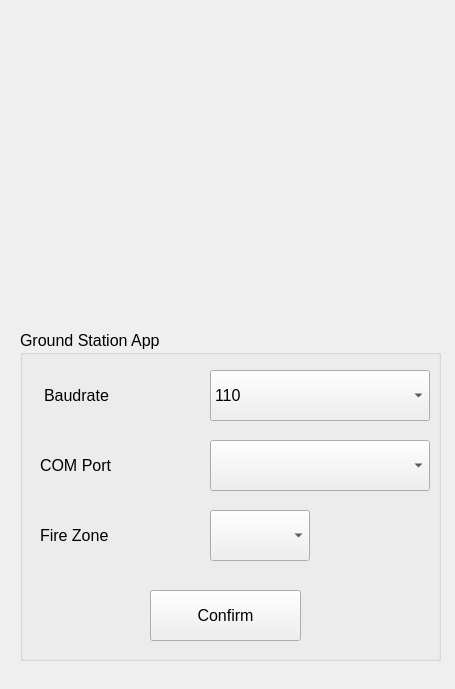
<?xml version="1.0" encoding="UTF-8"?>
<ui version="4.0">
 <class>GroundAppEntry</class>
 <widget class="QMainWindow" name="GroundAppEntry">
  <property name="geometry">
   <rect>
    <x>0</x>
    <y>0</y>
    <width>455</width>
    <height>689</height>
   </rect>
  </property>
  <property name="sizePolicy">
   <sizepolicy hsizetype="Fixed" vsizetype="Fixed">
    <horstretch>0</horstretch>
    <verstretch>0</verstretch>
   </sizepolicy>
  </property>
  <property name="minimumSize">
   <size>
    <width>455</width>
    <height>689</height>
   </size>
  </property>
  <property name="maximumSize">
   <size>
    <width>455</width>
    <height>689</height>
   </size>
  </property>
  <property name="windowTitle">
   <string>MainWindow</string>
  </property>
  <widget class="QWidget" name="centralwidget">
   <widget class="QGroupBox" name="groupBox">
    <property name="geometry">
     <rect>
      <x>20</x>
      <y>330</y>
      <width>421</width>
      <height>331</height>
     </rect>
    </property>
    <property name="sizePolicy">
     <sizepolicy hsizetype="Expanding" vsizetype="Expanding">
      <horstretch>0</horstretch>
      <verstretch>0</verstretch>
     </sizepolicy>
    </property>
    <property name="font">
     <font>
      <family>MS Shell Dlg 2</family>
      <pointsize>12</pointsize>
      <weight>50</weight>
      <italic>false</italic>
      <bold>false</bold>
     </font>
    </property>
    <property name="styleSheet">
     <string notr="true"/>
    </property>
    <property name="title">
     <string>Ground Station App</string>
    </property>
    <widget class="QComboBox" name="PortList">
     <property name="geometry">
      <rect>
       <x>190</x>
       <y>110</y>
       <width>220</width>
       <height>51</height>
      </rect>
     </property>
     <property name="sizePolicy">
      <sizepolicy hsizetype="Fixed" vsizetype="Fixed">
       <horstretch>0</horstretch>
       <verstretch>0</verstretch>
      </sizepolicy>
     </property>
     <property name="minimumSize">
      <size>
       <width>220</width>
       <height>51</height>
      </size>
     </property>
     <property name="maximumSize">
      <size>
       <width>220</width>
       <height>51</height>
      </size>
     </property>
    </widget>
    <widget class="QPushButton" name="ConfirmButton">
     <property name="geometry">
      <rect>
       <x>130</x>
       <y>260</y>
       <width>151</width>
       <height>51</height>
      </rect>
     </property>
     <property name="sizePolicy">
      <sizepolicy hsizetype="Fixed" vsizetype="Fixed">
       <horstretch>0</horstretch>
       <verstretch>0</verstretch>
      </sizepolicy>
     </property>
     <property name="minimumSize">
      <size>
       <width>151</width>
       <height>51</height>
      </size>
     </property>
     <property name="maximumSize">
      <size>
       <width>151</width>
       <height>51</height>
      </size>
     </property>
     <property name="font">
      <font>
       <family>MS Shell Dlg 2</family>
       <pointsize>12</pointsize>
       <weight>50</weight>
       <italic>false</italic>
       <bold>false</bold>
      </font>
     </property>
     <property name="text">
      <string>Confirm</string>
     </property>
    </widget>
    <widget class="QComboBox" name="BaudList">
     <property name="geometry">
      <rect>
       <x>190</x>
       <y>40</y>
       <width>220</width>
       <height>51</height>
      </rect>
     </property>
     <property name="sizePolicy">
      <sizepolicy hsizetype="Fixed" vsizetype="Fixed">
       <horstretch>0</horstretch>
       <verstretch>0</verstretch>
      </sizepolicy>
     </property>
     <property name="minimumSize">
      <size>
       <width>220</width>
       <height>51</height>
      </size>
     </property>
     <property name="maximumSize">
      <size>
       <width>220</width>
       <height>51</height>
      </size>
     </property>
     <property name="font">
      <font>
       <family>MS Shell Dlg 2</family>
       <pointsize>12</pointsize>
       <weight>50</weight>
       <italic>false</italic>
       <bold>false</bold>
      </font>
     </property>
     <item>
      <property name="text">
       <string>110</string>
      </property>
     </item>
     <item>
      <property name="text">
       <string>150</string>
      </property>
     </item>
     <item>
      <property name="text">
       <string>300</string>
      </property>
     </item>
     <item>
      <property name="text">
       <string>1200</string>
      </property>
     </item>
     <item>
      <property name="text">
       <string>2400</string>
      </property>
     </item>
     <item>
      <property name="text">
       <string>4800</string>
      </property>
     </item>
     <item>
      <property name="text">
       <string>9600</string>
      </property>
     </item>
     <item>
      <property name="text">
       <string>19200</string>
      </property>
     </item>
     <item>
      <property name="text">
       <string>38400</string>
      </property>
     </item>
     <item>
      <property name="text">
       <string>57600</string>
      </property>
     </item>
     <item>
      <property name="text">
       <string>115200</string>
      </property>
     </item>
     <item>
      <property name="text">
       <string>230400</string>
      </property>
     </item>
     <item>
      <property name="text">
       <string>460800</string>
      </property>
     </item>
     <item>
      <property name="text">
       <string>921600</string>
      </property>
     </item>
    </widget>
    <widget class="QLabel" name="BaudLabel">
     <property name="geometry">
      <rect>
       <x>24</x>
       <y>40</y>
       <width>131</width>
       <height>51</height>
      </rect>
     </property>
     <property name="sizePolicy">
      <sizepolicy hsizetype="Expanding" vsizetype="Expanding">
       <horstretch>0</horstretch>
       <verstretch>0</verstretch>
      </sizepolicy>
     </property>
     <property name="font">
      <font>
       <family>MS Shell Dlg 2</family>
       <pointsize>12</pointsize>
       <weight>50</weight>
       <italic>false</italic>
       <bold>false</bold>
      </font>
     </property>
     <property name="styleSheet">
      <string notr="true"/>
     </property>
     <property name="text">
      <string>Baudrate</string>
     </property>
    </widget>
    <widget class="QLabel" name="PortLabel">
     <property name="geometry">
      <rect>
       <x>20</x>
       <y>110</y>
       <width>141</width>
       <height>51</height>
      </rect>
     </property>
     <property name="sizePolicy">
      <sizepolicy hsizetype="Expanding" vsizetype="Expanding">
       <horstretch>0</horstretch>
       <verstretch>0</verstretch>
      </sizepolicy>
     </property>
     <property name="font">
      <font>
       <family>MS Shell Dlg 2</family>
       <pointsize>12</pointsize>
       <weight>50</weight>
       <italic>false</italic>
       <bold>false</bold>
      </font>
     </property>
     <property name="styleSheet">
      <string notr="true"/>
     </property>
     <property name="text">
      <string>COM Port</string>
     </property>
    </widget>
    <widget class="QLabel" name="LaunchZoneLabel">
     <property name="geometry">
      <rect>
       <x>20</x>
       <y>180</y>
       <width>141</width>
       <height>51</height>
      </rect>
     </property>
     <property name="sizePolicy">
      <sizepolicy hsizetype="Expanding" vsizetype="Expanding">
       <horstretch>0</horstretch>
       <verstretch>0</verstretch>
      </sizepolicy>
     </property>
     <property name="font">
      <font>
       <family>MS Shell Dlg 2</family>
       <pointsize>12</pointsize>
       <weight>50</weight>
       <italic>false</italic>
       <bold>false</bold>
      </font>
     </property>
     <property name="styleSheet">
      <string notr="true"/>
     </property>
     <property name="text">
      <string>Fire Zone</string>
     </property>
    </widget>
    <widget class="QComboBox" name="ZoneList">
     <property name="geometry">
      <rect>
       <x>190</x>
       <y>180</y>
       <width>100</width>
       <height>51</height>
      </rect>
     </property>
     <property name="sizePolicy">
      <sizepolicy hsizetype="Fixed" vsizetype="Fixed">
       <horstretch>0</horstretch>
       <verstretch>0</verstretch>
      </sizepolicy>
     </property>
     <property name="minimumSize">
      <size>
       <width>100</width>
       <height>51</height>
      </size>
     </property>
     <property name="maximumSize">
      <size>
       <width>100</width>
       <height>51</height>
      </size>
     </property>
    </widget>
   </widget>
   <widget class="QLabel" name="AIAALogo">
    <property name="geometry">
     <rect>
      <x>90</x>
      <y>20</y>
      <width>291</width>
      <height>291</height>
     </rect>
    </property>
    <property name="text">
     <string/>
    </property>
   </widget>
  </widget>
 </widget>
 <resources/>
 <connections/>
</ui>
